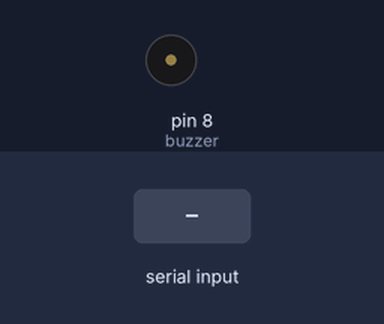
Simulated run of this sketch. Board: Arduino Uno, built with avr-gcc and run on an emulated ATmega328P. Parts: buzzer (waves = sounding, pin HIGH). The inputs (shaded band) are chosen by the test bench.

Above: at 1.2 s.
1.3 s: "1" received over the second serial link
At 2.5 s:
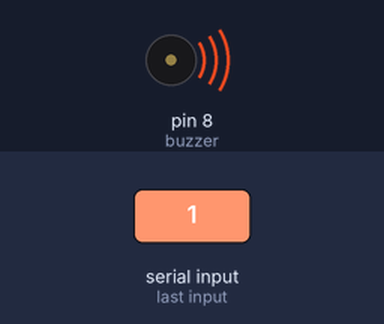
2.8 s: "0" received over the second serial link
At 3.9 s:
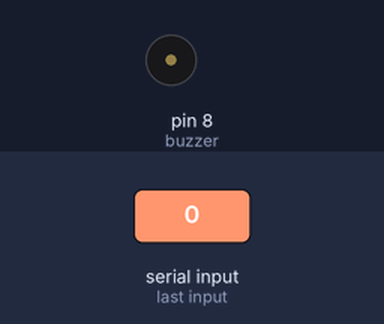
Timing chart, 0 to 5.8 s (numbered marks = the images above; inputs shaded):
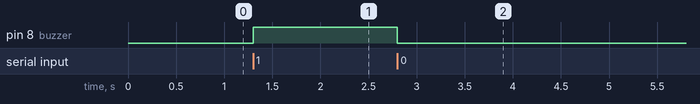

Measured:
- after the input at 1.3 s, pin 8 (buzzer): LOW → HIGH at once
- after the input at 2.8 s, pin 8 (buzzer): HIGH → LOW at once

The sketch:

arduino_final.ino
```cpp
#include <SoftwareSerial.h>
 //declaration of receiving pin and transmitting pin of serial data of bluetooth
SoftwareSerial bluetooth(10, 11); // RX, TX
int buzzer = 8;// defined pin where buzzer is attached
int BluetoothData;

void setup() {
  // put your setup code here, to run once:
bluetooth.begin(9600);// 9600 is baud rate
  pinMode(buzzer, OUTPUT);

}

void loop() {
  // put your main code here, to run repeatedly:

  if (bluetooth.available())// if data is available
  {
    BluetoothData = bluetooth.read();


    if (BluetoothData == '1')
    {
      digitalWrite(buzzer, 1);// if received data is '1' make buzzer pin high

      Serial.println("BUZZER ON");
    }

    if (BluetoothData == '0')
    {
      digitalWrite(buzzer, 0);// if received data is '0' make buzzer pin low

      Serial.println("BUZZER OFF");
    }


  }
  delay(100);
}
```
